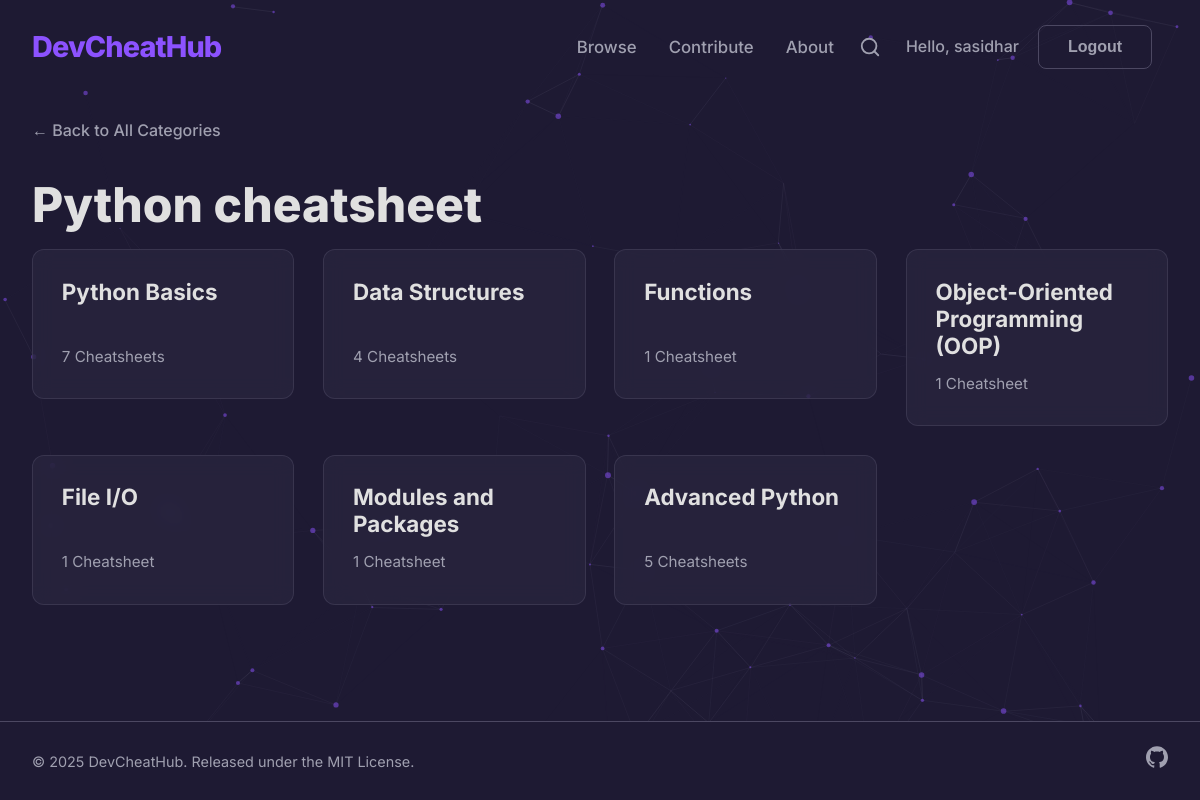
The app's page /category/python/ (signed in) with its own data.
### core/models.py (models this page shows, shortened)
class Category(models.Model):
    name = models.CharField(max_length=100)
    slug = models.SlugField(max_length=100, unique=True, blank=True)
    parent = models.ForeignKey(
        'self',
        on_delete=models.CASCADE,
        null=True,
        blank=True,
        related_name='subcategories'
    )
    order = models.PositiveIntegerField(default=0)
    icon = models.FileField(upload_to='category_icons/', null=True, blank=True)
    class Meta:
        verbose_name_plural = "Categories"
        ordering = ['order']
        unique_together = ('parent', 'name')

### core/views.py (the view, shortened to what this page needs)
# urls.py: path('category/<slug:category_slug>/', views.category_detail, name='category_detail'),
def category_detail(request, category_slug):
    category = get_object_or_404(Category, slug=category_slug)
    if category.subcategories.exists():
        context = {
            'category': category,
            'subcategories': category.subcategories.all()
        }
        return render(request, 'core/subcategory_list.html', context)

### templates/core/subcategory_list.html (shortened to what this page needs)
{% extends "base.html" %}
{% block content %}
<div class="container">
    <a href="{% url 'category_list' %}#browse-categories" class="breadcrumb">&larr; Back to All Categories</a>
    <h1 class="page-title">{{ category.name }} cheatsheet</h1>
    <div class="card-grid">
        {% for sub in subcategories %}
            <a href="{% url 'category_detail' sub.slug %}" class="card-link">
                <div class="card">
                    <h2 class="card-title">{{ sub.name }}</h2>
                    <p class="card-count">{{ sub.cheatsheets.count }} Cheatsheet{{ sub.cheatsheets.count|pluralize }}</p>
                </div>
            </a>
        {% empty %}
            <p>No topics found in this category.</p>
        {% endfor %}
    </div>
</div>
{% endblock %}

### templates/base.html (shortened to what this page needs)
{% load static %}
<!DOCTYPE html>
<html lang="en">
<head>
    <link rel="stylesheet" href="{% static 'css/styles.css' %}">
    <link rel="stylesheet" href="https://cdnjs.cloudflare.com/ajax/libs/codemirror/5.65.2/codemirror.min.css">
    <link rel="stylesheet" href="https://cdnjs.cloudflare.com/ajax/libs/codemirror/5.65.2/theme/dracula.min.css">
    <link rel="stylesheet" href="//cdnjs.cloudflare.com/ajax/libs/highlight.js/11.7.0/styles/atom-one-dark.min.css">
</head>
<body class="{% block body_class %}{% endblock %}">
    <div id="particles-js"></div>
    {% block header %}
        <header class="main-header">
            <nav class="header-nav container">
                <a href="{% url 'category_list' %}" class="logo">DevCheatHub</a>
                <div class="nav-menu">
                    <div class="nav-center">
                        <a href="{% url 'category_list' %}">Browse</a>
                        <a href="{% url 'contribute' %}">Contribute</a>
                        <a href="{% url 'about' %}">About</a>
                    </div>
                    <button id="open-search-btn" class="search-trigger-icon" aria-label="Open search">
                        <svg width="22" height="22" viewBox="0 0 24 24" fill="none" stroke="currentColor" stroke-width="2" stroke-linecap="round" stroke-linejoin="round"><circle cx="11" cy="11" r="8"></circle><line x1="21" y1="21" x2="16.65" y2="16.65"></line></svg>
                    </button>
                    <div class="nav-auth">
                        {% if user.is_authenticated %}
                            <a href="{% url 'profile' %}" class="welcome-text">Hello, {{ user.username }}</a>
                            <form action="{% url 'logout' %}" method="post" style="display: inline;">
                                <button type="submit" class="btn btn-secondary">Logout</button>
                            </form>
                        {% else %}
                            <a href="{% url 'login' %}" class="btn btn-secondary">Login</a>
                            <a href="{% url 'register' %}" class="btn btn-primary" >Sign Up</a>
                        {% endif %}
                    </div>
                </div>
            </nav>
        </header>
    {% endblock header %}
    <main id="page-content">
        {% block content %}
        {% endblock %}
    </main>
    {% block footer %}
        <footer class="site-footer">
            <div class="container footer-content-simple">
                <p class="footer-copyright">&copy; {% now "Y" %} DevCheatHub. Released under the MIT License.</p>
                <div class="footer-socials">
                    <a href="https://github.com/sasidharakurathi/devcheathub" target="_blank" aria-label="GitHub">
                    </a>
                </div>
            </div>
        </footer>
    {% endblock footer %}
</body>
</html>

### static/css/styles.css (style rules this page uses)
:root { --primary-bg: #1E1A33; --secondary-bg: #2C2842; --accent-color: #8C52FF; --text-primary: #E0E0E0; --text-secondary: #A0A0B0; --card-bg: #2C2842; --border-color: #4C4862; --code-bg: #211D34; --gradient-start: #8C52FF; --gradient-end: #00C2FF; --btn-hover-border: #00C2FF; }
body { background-color: var(--primary-bg); color: var(--text-primary); font-family: 'Inter', sans-serif, -apple-system, BlinkMacSystemFont, "Segoe UI", Roboto, Helvetica, Arial, "Apple Color Emoji", "Segoe UI Emoji", "Segoe UI Symbol"; margin: 0; font-size: 16px; line-height: 1.6; -webkit-font-smoothing: antialiased; -moz-osx-font-smoothing: grayscale; pointer-events: none; user-select: none; -webkit-user-select: none; }
h1, h2, h3, h4, h5, h6 { color: var(--text-primary); line-height: 1.2; margin-top: 0; }
p { color: var(--text-secondary); }
.container { max-width: 1200px; margin: 0 auto; padding: 1.5rem 2rem; }
#page-content { transition: opacity 0.3s ease-out, transform 0.3s ease-out; }
#particles-js, .main-header, .btn, a, button, input, textarea, .card, .snippet-container, .CodeMirror { pointer-events: auto; }
.main-header { position: relative; z-index: 100; }
.header-nav { display: flex; align-items: center; justify-content: space-between; }
.logo { font-size: 1.8rem; font-weight: 800; color: var(--accent-color); text-decoration: none; letter-spacing: -0.03em; margin-right: auto; }
.nav-menu { display: flex; }
.nav-center { display: flex; align-items: center; gap: 2rem; margin-right: 1rem; }
.nav-center a { color: var(--text-secondary); text-decoration: none; font-weight: 500; font-size: 1.05rem; transition: color 0.2s ease; }
.nav-auth { display: flex; align-items: center; gap: 1.2rem; }
.welcome-text { color: var(--text-secondary); font-weight: 500; font-size: 1rem; text-decoration: none; white-space: nowrap; }
.search-trigger-icon { background: none; border: 1px solid transparent; border-radius: 8px; color: var(--text-secondary); cursor: pointer; padding: 0.5rem; display: flex; align-items: center; justify-content: center; transition: all 0.2s ease; margin-right: 1rem; }
.btn { padding: 0.8rem 1.8rem; border-radius: 8px; font-weight: 600; text-decoration: none; font-size: 1rem; cursor: pointer; display: inline-flex; align-items: center; justify-content: center; line-height: 1; }
.btn-secondary { background-color: transparent; color: var(--text-secondary); border: 1px solid var(--border-color); transition: all 0.3s ease; }
.card-grid { display: grid; grid-template-columns: repeat(4, 1fr); gap: 1.8rem; }
.card-link { text-decoration: none; }
.card { background-color: rgba(44, 40, 66, 0.6); -webkit-backdrop-filter: blur(10px); backdrop-filter: blur(10px); padding: 1.8rem; border-radius: 12px; border: 1px solid rgba(76, 72, 98, 0.5); transition: transform 0.3s ease, box-shadow 0.3s ease, border-color 0.3s ease; display: flex; flex-direction: column; justify-content: space-between; min-height: 150px; position: relative; overflow: hidden; }
.card::before { content: ''; position: absolute; top: -50%; left: -50%; width: 200%; height: 200%; background: radial-gradient(circle at center, rgba(140, 82, 255, 0.05) 0%, transparent 70%); opacity: 0; transition: opacity 0.3s ease; z-index: 0; }
.card-title { margin: 0 0 0.75rem 0; color: var(--text-primary); font-size: 1.4rem; font-weight: 700; z-index: 1; }
.card-count { margin: 0; color: var(--text-secondary); font-size: 0.95rem; z-index: 1; }
.page-title { font-size: 3rem; font-weight: 800; color: var(--text-primary); margin-bottom: 1rem; border-bottom: none; }
.breadcrumb { color: var(--text-secondary); text-decoration: none; display: inline-flex; align-items: center; margin-bottom: 2rem; font-weight: 500; }
#particles-js { position: fixed; width: 100%; height: 100%; top: 0; left: 0; z-index: -1; }
.site-footer { background-color: var(--primary-bg); border-top: 1px solid var(--border-color); margin-top: 4rem; }
.footer-content-simple { display: flex; justify-content: space-between; align-items: center; }
.footer-copyright { margin: 0; color: var(--text-secondary); font-size: 0.9rem; }
.footer-socials { display: flex; gap: 1.5rem; }
.footer-socials a { color: var(--text-secondary); transition: color 0.2s ease; }
html { height: 100%; box-sizing: border-box; }
*, *::before, *::after { box-sizing: inherit; }
body { display: flex; flex-direction: column; min-height: 100vh; }
main { flex-grow: 1; }

### records on screen
Category: name "Python Basics", cheatsheets.count "7"
Category: name "Data Structures", cheatsheets.count "4"
Category: name "Functions", cheatsheets.count "1"
Category: name "Object-Oriented Programming (OOP)", cheatsheets.count "1"
Category: name "File I/O", cheatsheets.count "1"
Category: name "Modules and Packages", cheatsheets.count "1"
Category: name "Advanced Python", cheatsheets.count "5"

### other values on screen
{{ user.username }} "sasidhar"
